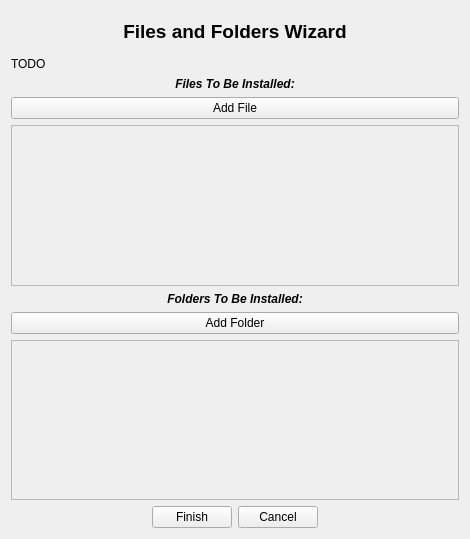
<?xml version="1.0" encoding="UTF-8"?>
<ui version="4.0">
 <class>Form</class>
 <widget class="QWidget" name="Form">
  <property name="geometry">
   <rect>
    <x>0</x>
    <y>0</y>
    <width>470</width>
    <height>539</height>
   </rect>
  </property>
  <property name="windowTitle">
   <string>Form</string>
  </property>
  <layout class="QVBoxLayout" name="verticalLayout_2">
   <item>
    <layout class="QVBoxLayout" name="verticalLayout">
     <item>
      <widget class="QLabel" name="label_4">
       <property name="sizePolicy">
        <sizepolicy hsizetype="Preferred" vsizetype="Preferred">
         <horstretch>0</horstretch>
         <verstretch>0</verstretch>
        </sizepolicy>
       </property>
       <property name="minimumSize">
        <size>
         <width>0</width>
         <height>40</height>
        </size>
       </property>
       <property name="font">
        <font>
         <pointsize>14</pointsize>
         <weight>75</weight>
         <bold>true</bold>
        </font>
       </property>
       <property name="text">
        <string>Files and Folders Wizard</string>
       </property>
       <property name="alignment">
        <set>Qt::AlignCenter</set>
       </property>
      </widget>
     </item>
     <item>
      <widget class="QLabel" name="label">
       <property name="text">
        <string>TODO</string>
       </property>
      </widget>
     </item>
     <item>
      <widget class="QLabel" name="label_2">
       <property name="font">
        <font>
         <weight>75</weight>
         <italic>true</italic>
         <bold>true</bold>
        </font>
       </property>
       <property name="text">
        <string>Files To Be Installed:</string>
       </property>
       <property name="alignment">
        <set>Qt::AlignCenter</set>
       </property>
      </widget>
     </item>
     <item>
      <widget class="QPushButton" name="button_add_file">
       <property name="text">
        <string>Add File</string>
       </property>
      </widget>
     </item>
     <item>
      <widget class="QScrollArea" name="scroll_file2134">
       <property name="widgetResizable">
        <bool>true</bool>
       </property>
       <widget class="QWidget" name="scroll_file">
        <property name="geometry">
         <rect>
          <x>0</x>
          <y>0</y>
          <width>448</width>
          <height>159</height>
         </rect>
        </property>
        <layout class="QVBoxLayout" name="layout_file">
         <property name="leftMargin">
          <number>0</number>
         </property>
         <property name="topMargin">
          <number>0</number>
         </property>
         <property name="rightMargin">
          <number>0</number>
         </property>
         <property name="bottomMargin">
          <number>0</number>
         </property>
         <item>
          <spacer name="verticalSpacer">
           <property name="orientation">
            <enum>Qt::Vertical</enum>
           </property>
           <property name="sizeHint" stdset="0">
            <size>
             <width>20</width>
             <height>40</height>
            </size>
           </property>
          </spacer>
         </item>
        </layout>
       </widget>
      </widget>
     </item>
     <item>
      <widget class="QLabel" name="label_3">
       <property name="font">
        <font>
         <weight>75</weight>
         <italic>true</italic>
         <bold>true</bold>
        </font>
       </property>
       <property name="text">
        <string>Folders To Be Installed:</string>
       </property>
       <property name="alignment">
        <set>Qt::AlignCenter</set>
       </property>
      </widget>
     </item>
     <item>
      <widget class="QPushButton" name="button_add_folder">
       <property name="text">
        <string>Add Folder</string>
       </property>
      </widget>
     </item>
     <item>
      <widget class="QScrollArea" name="scroll_folderdfsde">
       <property name="widgetResizable">
        <bool>true</bool>
       </property>
       <widget class="QWidget" name="scroll_folder">
        <property name="geometry">
         <rect>
          <x>0</x>
          <y>0</y>
          <width>448</width>
          <height>158</height>
         </rect>
        </property>
        <layout class="QVBoxLayout" name="layout_folder">
         <property name="leftMargin">
          <number>0</number>
         </property>
         <property name="topMargin">
          <number>0</number>
         </property>
         <property name="rightMargin">
          <number>0</number>
         </property>
         <property name="bottomMargin">
          <number>0</number>
         </property>
         <item>
          <spacer name="verticalSpacer_2">
           <property name="orientation">
            <enum>Qt::Vertical</enum>
           </property>
           <property name="sizeHint" stdset="0">
            <size>
             <width>20</width>
             <height>40</height>
            </size>
           </property>
          </spacer>
         </item>
        </layout>
       </widget>
      </widget>
     </item>
    </layout>
   </item>
   <item>
    <layout class="QHBoxLayout" name="horizontalLayout">
     <item>
      <spacer name="horizontalSpacer">
       <property name="orientation">
        <enum>Qt::Horizontal</enum>
       </property>
       <property name="sizeHint" stdset="0">
        <size>
         <width>40</width>
         <height>20</height>
        </size>
       </property>
      </spacer>
     </item>
     <item>
      <widget class="QPushButton" name="finish_button">
       <property name="sizePolicy">
        <sizepolicy hsizetype="Fixed" vsizetype="Fixed">
         <horstretch>0</horstretch>
         <verstretch>0</verstretch>
        </sizepolicy>
       </property>
       <property name="text">
        <string>Finish</string>
       </property>
      </widget>
     </item>
     <item>
      <widget class="QPushButton" name="cancel_button">
       <property name="sizePolicy">
        <sizepolicy hsizetype="Fixed" vsizetype="Fixed">
         <horstretch>0</horstretch>
         <verstretch>0</verstretch>
        </sizepolicy>
       </property>
       <property name="text">
        <string>Cancel</string>
       </property>
      </widget>
     </item>
     <item>
      <spacer name="horizontalSpacer_2">
       <property name="orientation">
        <enum>Qt::Horizontal</enum>
       </property>
       <property name="sizeHint" stdset="0">
        <size>
         <width>40</width>
         <height>20</height>
        </size>
       </property>
      </spacer>
     </item>
    </layout>
   </item>
  </layout>
 </widget>
 <resources/>
 <connections/>
</ui>
